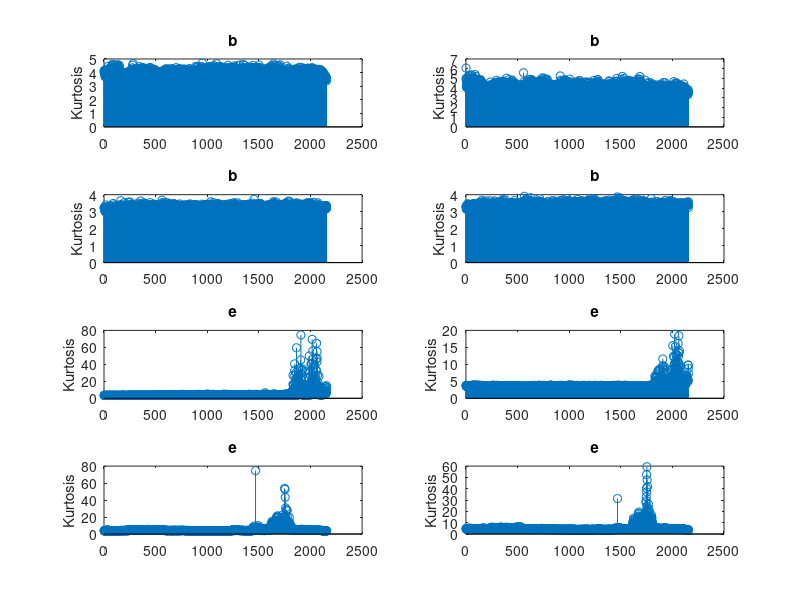

MATLAB code to generate this figure: (Note: this script raises an error after producing the figure.)
function generatePlots()
kurtoOne = importdata("1st_dataset_kurtosis.csv");
kurtoTwo = importdata("2nd_dataset_kurtosis.csv");
kurtoThree = importdata("3rd_dataset_kurtosis.csv");

rmsOne = importdata("1st_dataset_rms.csv");
rmsTwo = importdata("2nd_dataset_rms.csv");
rmsThree = importdata("3rd_dataset_rms.csv");

titles1 = [
    "bearing 1 channel 1" "bearing 1 channel 2"
    "bearing 2 channel 1" "bearing 2 channel 2"
    "bearing 3 channel 1" "bearing 3 channel 2"
    "bearing 4 channel 1" "bearing 4 channel 2"];
titles2 = ["bearing 1" "bearing 2" "bearing 3" "bearing 4"];

superTitle='1st test dataset Run to Failure (Kurtosis)';
plotData(kurtoOne, titles1, superTitle, [8 4 2], "", "Kurtosis", 1)
superTitle='1st test dataset Run to Failure (RMS)';
plotData(rmsOne, titles1, superTitle, [8 4 2], "", "RMS", 2)

superTitle='2nd test dataset Run to Failure (Kurtosis)';
plotData(kurtoTwo, titles2, superTitle, [4 4 1], "", "Kurtosis", 3)
superTitle='2nd test dataset Run to Failure (RMS)';
plotData(rmsTwo, titles2, superTitle, [4 4 1], "", "RMS", 4)

superTitle='3nd test dataset Run to Failure (Kurtosis)';
plotData(kurtoThree, titles2, superTitle, [4 4 1], "", "Kurtosis", 5)
superTitle='3nd test dataset Run to Failure (RMS)';
plotData(rmsThree, titles2, superTitle, [4 4 1], "", "RMS", 6)
end

function plotData(data, subTitles, superTitle, dimension, xLabel,yLabel,index)
figure(index)
for i=1:1:dimension(1)
    subplot(dimension(2),dimension(3),i)
    stem(1:1:length(data), data(:,i))
    title(subTitles(i))
    xlabel(xLabel)
    ylabel(yLabel)
end
suptitle(superTitle)

end

